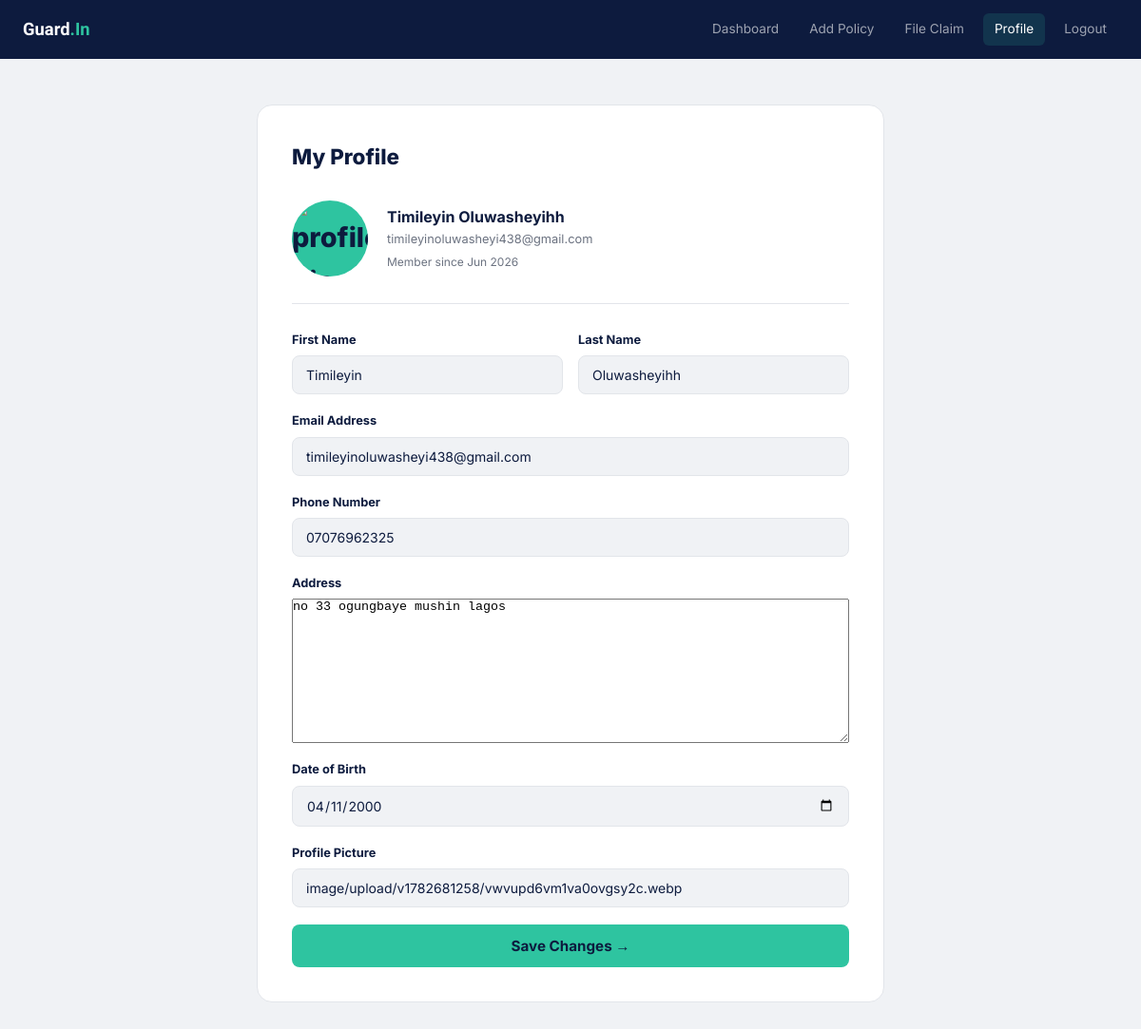
/profile/ (signed in), run on the app's committed database.
### insurance/models.py (models this page shows, shortened)
class UserProfile(models.Model):
    user = models.OneToOneField(User, on_delete=models.CASCADE)
    phone = models.CharField(max_length=20, blank=True)
    address = models.TextField(blank=True)
    profile_picture = CloudinaryField('image', blank=True, null=True)
    date_of_birth = models.DateField(null=True, blank=True)

### insurance/views.py (the view)
# urls.py: path('profile/', views.profile, name='profile'),
@login_required(login_url='/login/')
def profile(request):
    profile, _ = UserProfile.objects.get_or_create(user=request.user)
    if request.method == 'POST':
        form = ProfileUpdateForm(
            request.POST,
            request.FILES,
            instance=profile,
            user=request.user
        )
        if form.is_valid():
            request.user.first_name = form.cleaned_data.get('first_name', '')
            request.user.last_name = form.cleaned_data.get('last_name', '')
            request.user.email = form.cleaned_data.get('email', '')
            request.user.save()
            form.save()
            messages.success(request, 'Profile updated successfully!')
            return redirect('profile')
        else:
            print(form.errors)
    else:
        form = ProfileUpdateForm(instance=profile, user=request.user)
    return render(request, 'insurance/profile.html', {
        'form': form,
        'profile': profile
    })

### insurance/forms.py
class ProfileUpdateForm(forms.ModelForm):
    first_name = forms.CharField(max_length=30, required=False)
    last_name = forms.CharField(max_length=30, required=False)
    email = forms.EmailField(required=False)
    class Meta:
        model = UserProfile
        fields = ['phone', 'address', 'date_of_birth', 'profile_picture']
        widgets = {
            'date_of_birth': forms.DateInput(attrs={'type': 'date'}),
        }
    def __init__(self, *args, **kwargs):
        user = kwargs.pop('user', None)
        super().__init__(*args, **kwargs)
        if user:
            self.fields['first_name'].initial = user.first_name
            self.fields['last_name'].initial = user.last_name
            self.fields['email'].initial = user.email

### insurance/templates/insurance/profile.html (shortened to what this page needs)
{% extends 'insurance/base.html' %}
{% load static %}
{% block we %}
<div class="top-bar">
  <a href="{% url 'home' %}" class="logo">Guard<em>.In</em></a>
  <div class="top-bar-nav">
    <a href="{% url 'dashboard' %}">Dashboard</a>
    <a href="{% url 'add_policy' %}">Add Policy</a>
    <a href="{% url 'file_claim' %}">File Claim</a>
    <a href="{% url 'profile' %}" class="active">Profile</a>
    <a href="{% url 'logout' %}">Logout</a>
  </div>
</div>
<div class="form-wrap">
  <div class="form-card">
    <div class="form-title"> My Profile</div>
    <div class="profile-pic-section">
      <div class="avatar-big">
        {% if profile.profile_picture %}
          <img src="{{ profile.profile_picture.url }}" alt="profile pic">
        {% else %}
          {{ request.user.first_name|first|upper|default:request.user.username|first|upper }}
        {% endif %}
      </div>
      <div>
        <div style="font-weight:700;color:#0d1b3e;font-size:1rem">
          {{ request.user.first_name }} {{ request.user.last_name }}
        </div>
        <div style="color:#6b7280;font-size:0.8rem">{{ request.user.email }}</div>
        <div style="color:#6b7280;font-size:0.75rem;margin-top:4px">
          Member since {{ request.user.date_joined|date:"M Y" }}
        </div>
      </div>
    </div>
    <form method="POST" enctype="multipart/form-data">
      <div class="form-row">
        <div class="form-group">
          <label>First Name</label>
          {{ form.first_name }}
        </div>
        <div class="form-group">
          <label>Last Name</label>
          {{ form.last_name }}
        </div>
      </div>
      <div class="form-group">
        <label>Email Address</label>
        {{ form.email }}
      </div>
      <div class="form-group">
        <label>Phone Number</label>
        {{ form.phone }}
      </div>
      <div class="form-group">
        <label>Address</label>
        {{ form.address }}
      </div>
      <div class="form-group">
        <label>Date of Birth</label>
        {{ form.date_of_birth }}
      </div>
      <div class="form-group">
        <label>Profile Picture</label>
        {{ form.profile_picture }}
      </div>
      <button class="btn-teal" type="submit">Save Changes →</button>
    </form>
  </div>
</div>
{% endblock %}

### insurance/static/insurance/css/style.css (style rules this page uses)
:root { --navy: #1B2533; --navy-soft: #232E40; --navy-700: #2C394E; --bg: #F1F2F5; --surface: #FFFFFF; --surface-alt: #E9EBF0; --border: #E1E4EA; --muted: #6B7686; --teal: #1FD1B8; --green: #3DDC84; --gradient: linear-gradient(135deg, var(--teal) 0%, var(--green) 100%); --blue: #4F8EF7; --font-display: 'Sora', sans-serif; --font-body: 'Inter', sans-serif; --radius-lg: 28px; --radius-md: 18px; --radius-sm: 12px; --radius-pill: 999px; --container: 1200px; }
* { margin: 0; padding: 0; box-sizing: border-box; }
html { scroll-behavior: smooth; }
body { font-family: var(--font-body); background: var(--bg); color: var(--navy); line-height: 1.6; -webkit-font-smoothing: antialiased; }
img, svg { display: block; max-width: 100%; }
a { text-decoration: none; color: inherit; }
button { font-family: inherit; cursor: pointer; border: none; background: none; }
.logo { font-family: var(--font-display); font-size: 22px; font-weight: 700; color: #fff; }
:root { --container: 100%; }

### insurance/templates/insurance/profile.html (style rules this page uses)
*, *::before, *::after { box-sizing: border-box; margin: 0; padding: 0; }
body { font-family: 'Inter', sans-serif; background: #f0f2f5; min-height: 100vh; }
.top-bar { background: #0d1b3e; padding: 14px 24px; display: flex; align-items: center; justify-content: space-between; }
.top-bar .logo { font-family: 'Sora', sans-serif; font-size: 1.15rem; font-weight: 800; color: #fff; text-decoration: none; }
.top-bar .logo em { color: #2ec4a0; font-style: normal; }
.top-bar-nav { display: flex; gap: 8px; }
.top-bar-nav a { color: rgba(255,255,255,0.6); font-size: 0.85rem; text-decoration: none; padding: 6px 12px; border-radius: 6px; transition: all 0.2s; }
.top-bar-nav a:hover, .top-bar-nav a.active { color: #fff; background: rgba(46,196,160,0.15); }
.form-wrap { max-width: 700px; margin: 48px auto; padding: 0 20px 100px; }
.form-card { background: #fff; border-radius: 16px; border: 1.5px solid #e2e5ea; padding: 36px; }
.form-title { font-size: 1.4rem; font-weight: 800; color: #0d1b3e; margin-bottom: 28px; }
.profile-pic-section { display: flex; align-items: center; gap: 20px; margin-bottom: 28px; padding-bottom: 28px; border-bottom: 1px solid #e2e5ea; }
.avatar-big { width: 80px; height: 80px; border-radius: 50%; background: #2ec4a0; color: #0d1b3e; font-size: 1.8rem; font-weight: 800; display: flex; align-items: center; justify-content: center; overflow: hidden; flex-shrink: 0; }
.avatar-big img { width: 100%; height: 100%; object-fit: cover; }
.form-group { display: flex; flex-direction: column; gap: 6px; margin-bottom: 18px; }
.form-group label { font-size: 0.8rem; font-weight: 700; color: #0d1b3e; }
.form-group input { padding: 11px 14px; border: 1.5px solid #e2e5ea; border-radius: 8px; font-family: 'Inter', sans-serif; font-size: 0.875rem; background: #f0f2f5; color: #0d1b3e; outline: none; transition: border 0.2s, background 0.2s; }
.form-row { display: grid; grid-template-columns: 1fr 1fr; gap: 16px; }
.btn-teal { background: #2ec4a0; color: #0d1b3e; border: none; padding: 13px 28px; border-radius: 8px; font-weight: 700; font-size: 0.95rem; cursor: pointer; width: 100%; font-family: 'Inter', sans-serif; transition: background 0.2s; }

### data on the page
UserProfile: phone "07076962325", address "no 33 ogungbaye mushin lagos", date_of_birth "04/11/2000", profile_picture "image/upload/v1782681258/vwvupd6vm1va0ovgsy2c.webp"

### other printed values
{{ request.user.first_name }} "Timileyin"
{{ request.user.last_name }} "Oluwasheyihh"
{{ request.user.email }} "timileyinoluwasheyi438@gmail.com"
{{ request.user.date_joined|date:"M Y" }} "Jun 2026"
